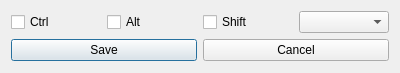
<?xml version="1.0" encoding="UTF-8"?>
<ui version="4.0">
 <class>ShortcutKeySelector</class>
 <widget class="QDialog" name="ShortcutKeySelector">
  <property name="geometry">
   <rect>
    <x>0</x>
    <y>0</y>
    <width>400</width>
    <height>73</height>
   </rect>
  </property>
  <property name="windowTitle">
   <string>Dialog</string>
  </property>
  <layout class="QHBoxLayout" name="horizontalLayout_2">
   <item>
    <layout class="QVBoxLayout" name="verticalLayout">
     <item>
      <layout class="QHBoxLayout" name="horizontalLayout_3">
       <item>
        <widget class="QCheckBox" name="ctrlMod">
         <property name="text">
          <string>Ctrl</string>
         </property>
        </widget>
       </item>
       <item>
        <widget class="QCheckBox" name="altMod">
         <property name="text">
          <string>Alt</string>
         </property>
        </widget>
       </item>
       <item>
        <widget class="QCheckBox" name="shiftMod">
         <property name="text">
          <string>Shift</string>
         </property>
        </widget>
       </item>
       <item>
        <widget class="QComboBox" name="comboBox"/>
       </item>
      </layout>
     </item>
     <item>
      <layout class="QHBoxLayout" name="horizontalLayout">
       <item>
        <widget class="QPushButton" name="saveBtn">
         <property name="text">
          <string>Save</string>
         </property>
        </widget>
       </item>
       <item>
        <widget class="QPushButton" name="closeBtn">
         <property name="text">
          <string>Cancel</string>
         </property>
        </widget>
       </item>
      </layout>
     </item>
    </layout>
   </item>
  </layout>
 </widget>
 <resources/>
 <connections/>
</ui>
